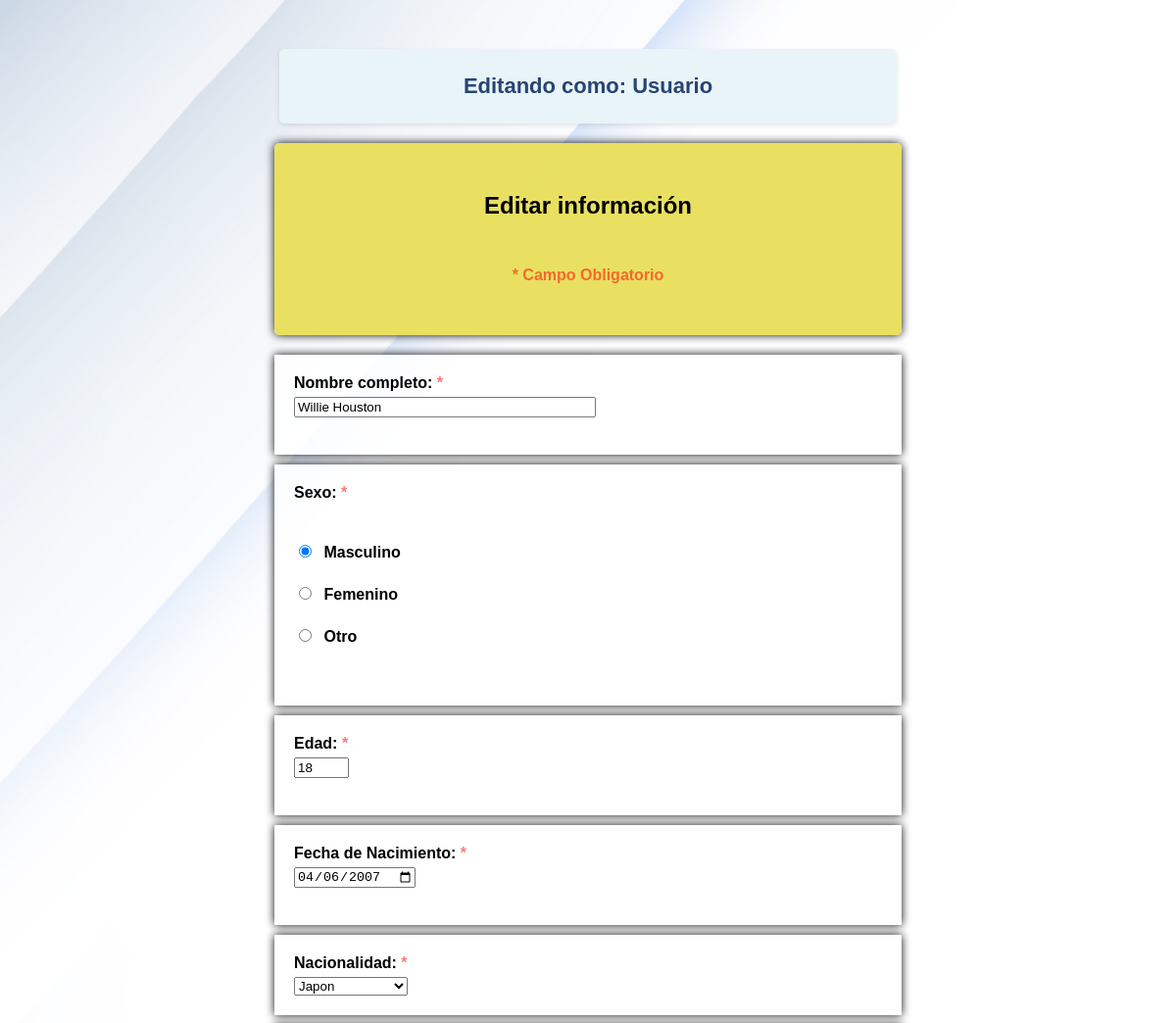
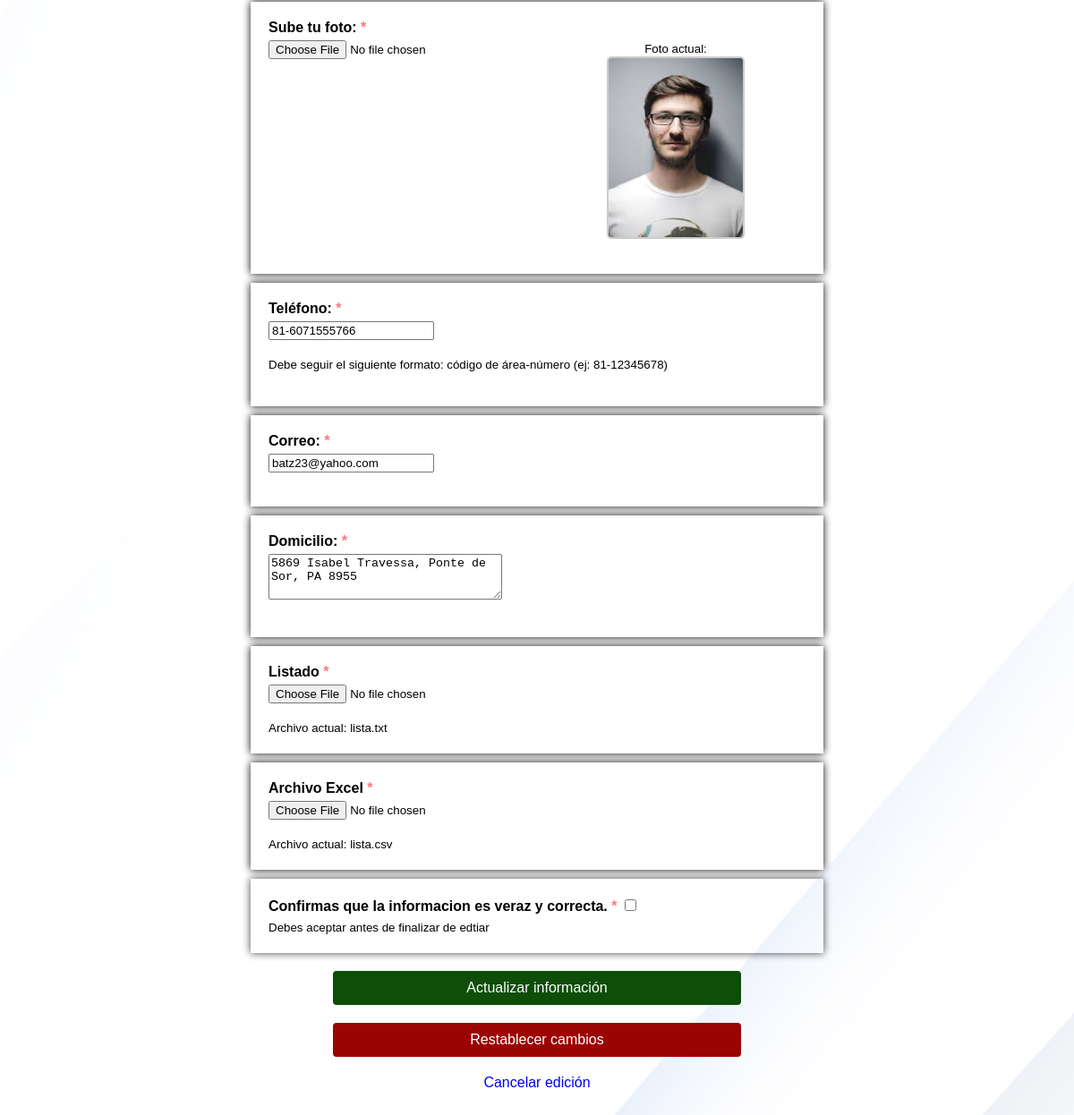
/editar_registro.php?id=1, run on the app's committed database (2 pictures, top to bottom).
### tables this page shows
CREATE TABLE `student` (
  `id_students` int(11) NOT NULL AUTO_INCREMENT,
  `nombre` varchar(50) NOT NULL,
  `id_sexo` int(11) DEFAULT NULL,
  `especifique` varchar(255) DEFAULT '',
  `edad` int(3) NOT NULL,
  `nacimiento` date NOT NULL,
  `id_paises` int(11) DEFAULT NULL,
  `telefono` varchar(14) NOT NULL,
  `correo` varchar(50) NOT NULL,
  `domicilio` varchar(255) NOT NULL,
  `foto` varchar(255) NOT NULL,
  `lista` varchar(255) NOT NULL,
  `excel` varchar(255) NOT NULL,
  `fecha_acceso` timestamp NULL DEFAULT current_timestamp(),
  `fecha_registro` timestamp NOT NULL DEFAULT current_timestamp(),
  `id_usuario_registro` int(11) DEFAULT NULL,
  `fecha_edicion` timestamp NULL DEFAULT NULL,
  `id_usuario_editor` int(11) DEFAULT NULL,
  `visible` int(11) NOT NULL DEFAULT 1,
  `fecha_borrado` timestamp NOT NULL DEFAULT current_timestamp(),
  `id_usuario_borrador` int(11) DEFAULT NULL,
  PRIMARY KEY (`id_students`),
  KEY `id_paises` (`id_paises`),
  KEY `id_sexo` (`id_sexo`),
  CONSTRAINT `student_ibfk_1` FOREIGN KEY (`id_paises`) REFERENCES `paises` (`id_paises`) ON DELETE CASCADE ON UPDATE CASCADE,
  CONSTRAINT `student_ibfk_2` FOREIGN KEY (`id_sexo`) REFERENCES `sexo` (`id_sexo`) ON DELETE CASCADE ON UPDATE CASCADE
);

### editar_registro.php (the view, shortened to what this page needs)
<?php
require_once 'conn.php';
$conn = new mysqli($servername, $username, $db_password, $dbname, $port);
$conn->set_charset("utf8mb4");
$student_id = isset($_GET['id']) ? intval($_GET['id']) : 0;
$sql = "SELECT * FROM student WHERE id_students = $student_id";
$result = $conn->query($sql);
$student = $result->fetch_assoc();
$sexo_map = [
    1 => 'Masculino',
    2 => 'Femenino',
    3 => 'Otro'
];
$paises_map = [
    1 => 'Alemania',
    2 => 'Brazil',
    3 => 'Canada',
    4 => 'China',
    5 => 'Estados Unidos',
    6 => 'India',
    7 => 'Indonesia',
    8 => 'Japon',
    9 => 'Mexico',
    10 => 'Rusia'
];
$sexo_valor = $sexo_map[$student['id_sexo']] ?? 'Masculino';
$pais_valor = $paises_map[$student['id_paises']] ?? 'Mexico';
$especifique_valor = $student['especifique'] ?? "";
?>
<!DOCTYPE html>
<html lang="es">
<head>
    <link rel="stylesheet" href="style.css" media="screen" />
</head>
<body>
    <?php
    $usuario_actual = isset($_SESSION["usuario"]) ? htmlspecialchars($_SESSION["usuario"]) : 'Usuario';
    ?>
    <div class="user-header">
        <h2>Editando como: <strong><?php echo $usuario_actual; ?></strong></h2>
    </div>
    <form action="gestion.php?action=actualizar" method="post" enctype="multipart/form-data" autocomplete="off"
        class="needs-validation" novalidate>
        <div class="form-container">
            <h2>Editar información</h2>
            <h2><span class="error">* Campo Obligatorio</span></h2>
        </div>
        <div class="form-box">
            <label for="nombre">
                Nombre completo: <span class="error">*</span><br /></label>
            <input type="text" class="form-control" id="nombre" name="nombre"
                value="<?php echo htmlspecialchars($student['nombre']); ?>" required /><br /><br />
        </div>
        <div class="form-box">
            <label for="sexo"> Sexo: <span class="error">*</span><br /></label>
            <br /><br />
            <label class="radio-label">
                <input type="radio" id="S1" name="sexo" value="Masculino" <?php echo ($sexo_valor == 'Masculino') ? 'checked' : ''; ?> required />
                <span class="radio-text">Masculino</span> </label><br />
            <label class="radio-label">
                <input type="radio" id="S2" name="sexo" value="Femenino" <?php echo ($sexo_valor == 'Femenino') ? 'checked' : ''; ?> />
                <span class="radio-text">Femenino</span> </label><br />
            <label class="radio-label">
                <input type="radio" id="S3" name="sexo" value="Otro" <?php echo ($sexo_valor == 'Otro') ? 'checked' : ''; ?> />
                <span class="radio-text">Otro</span> </label><br />
                name="especifique" value="<?php echo htmlspecialchars($especifique_valor); ?>" <?php echo ($sexo_valor == 'Otro') ? 'required' : ''; ?> /><br />
        </div>
        <div class="form-box">
            <label for="age"> Edad: <span class="error">*</span><br /></label>
            <input type="number" id="age" name="age" min="1" max="99" value="<?php echo $student['edad']; ?>"
                required /><br /><br />
        </div>
        <div class="form-box">
            <label for="bday">
                Fecha de Nacimiento: <span class="error">*</span><br /></label>
            <input type="date" id="bday" name="bday" value="<?php echo $student['nacimiento']; ?>"
                required /><br /><br />
        </div>
        <div class="form-box">
            <label for="country" class="col-sm-3 control-label">Nacionalidad: <span class="error">*</span><br /></label>
            <div class="col-12">
                <select id="country" name="country" class="form-control" onchange="actualizarFormatoTelefono()">
                    <option value="Japon" <?php echo ($pais_valor == 'Japon') ? 'selected' : ''; ?>>Japon</option>
                </select>
            </div>
        </div>
        <div class="form-box">
            <label for="photo">
                Sube tu foto: <span class="error">*</span><br />
            </label>
            <div class="photo-container">
                <div class="photo-upload">
                    <input type="file" id="photo" name="photo" accept="image/*" />
                </div>
                <div class="photo-example">
                    <small>Foto actual:</small><br />
                    <img src="<?php echo $student['foto']; ?>" alt="Foto actual" width="150" height="200" />
                </div>
            </div>
        </div>
        <div class="form-box">
            <label for="phone"> Teléfono: <span class="error">*</span><br /></label>
            <input type="tel" id="phone" name="phone" placeholder="000-00000000" pattern="[0-9]{3}-[0-9]{7,11}"
                maxlength="15" value="<?php echo htmlspecialchars($student['telefono']); ?>" required /><br /><br />
            <small id="phoneHelp">Debe seguir el siguiente formato: extensión-número (ej:
                473-1234567)</small><br /><br />
        </div>
        <div class="form-box">
            <label for="correo"> Correo: <span class="error">*</span><br /></label>
            <input type="email" id="correo" name="correo" placeholder="ejemplo@hotmail.com" aria-label="correo"
                aria-describedby="basic-addon1" value="<?php echo htmlspecialchars($student['correo']); ?>"
                required /><br /><br />
        </div>
        <div class="form-box">
            <label for="domicilio">
                Domicilio: <span class="error">*</span><br />
            </label>
            <textarea id="domicilio" name="domicilio" rows="3" cols="30"
                required><?php echo htmlspecialchars($student['domicilio']); ?></textarea><br /><br />
        </div>
        <div class="form-box">
            <label for="list"> Listado <span class="error">*</span><br /> </label>
            <input type="file" id="list" name="list" accept=".txt" /><br /><br />
            <small>Archivo actual: <?php echo basename($student['lista']); ?></small>
        </div>
        <div class="form-box">
            <label for="excel">
                Archivo Excel <span class="error">*</span><br />
            </label>
            <input type="file" id="excel" name="excel" accept=".xlsx, .csv" /><br /><br />
            <small>Archivo actual: <?php echo basename($student['excel']); ?></small>
        </div>
        <div class="col-12">
            <div class="form-check">
                <label class="form-check-label" style="color:rgba(0, 0, 0, 1);" for="invalidCheck">
                    Confirmas que la informacion es veraz y correcta.
                    <span class="error">*</span>
                    <input class="form-check-input" type="checkbox" value="" id="invalidCheck" required />
                </label>
                <small style="color:rgba(0, 0, 0, 1);">Debes aceptar antes de finalizar de edtiar</small>
            </div>
        </div>
        <div style="text-align: center; margin-top: 20px;">
        <input type="submit" value="Actualizar información" />
        <input type="reset" value="Restablecer cambios" />
        <a href="students.php" class="form-group">Cancelar edición</a>
        </div>
    </form>
    <br /><br />
</body>
</html>

### style.css (style rules this page uses)
#nombre { width: 300px; }
body { font-family: Arial, sans-serif; margin: 10px; padding: 20px; background-image: url('templates/White.jpg'); background-size: cover; background-position: center; background-repeat: no-repeat; background-attachment: fixed; }
.form-container { max-width: 600px; margin: 20px auto; padding: 20px; background-color: rgba(233, 224, 93, 0.973); border-radius: 5px; box-shadow: 0 0 10px rgba(0, 0, 0, 0.959); text-align: center; }
.form-box { max-width: 600px; margin: 10px auto; padding: 20px; background-color: rgba(255, 255, 255, 0.829); border-radius: 1px; box-shadow: 0 0 10px rgba(0, 0, 0, 0.973); text-align: justify; }
.photo-container { display: flex; align-items: flex-start; gap: 20px; margin-bottom: 15px; }
.photo-upload { flex: 1; }
.photo-example { flex: 1; text-align: center; }
.photo-example img { border: 2px solid #ccc; border-radius: 5px; }
h2 { text-align: center; color: #000000; }
.form-check { color: #f0f0f0; max-width: 600px; margin: 10px auto; padding: 20px; background-color: rgba(255, 255, 255, 0); border-radius: 1px; box-shadow: 0 0 10px rgba(0, 0, 0, 0.745); text-align: justify; }
.form-group { margin-bottom: 15px; }
label { display: block; margin-bottom: 5px; font-weight: bold; }
.radio-label input[type="radio"] { margin-right: 8px; }
.radio-text { cursor: pointer; }
input[type="submit"] { display: block; margin: 20px auto; width: 40%; padding: 10px; background-color: #0e4e08; color: rgb(255, 255, 255); border: none; border-radius: 4px; box-shadow: 0 0 10px #51b815(0, 0, 0, 1); cursor: pointer; font-size: 16px; text-align: center; }
input[type="reset"] { display: block; margin: 20px auto; width: 40%; padding: 10px; background-color: #9c0303; color: rgb(255, 255, 255); border: none; border-radius: 4px; box-shadow: 0 0 10px #c45b5b(0, 0, 0, 1); cursor: pointer; font-size: 16px; text-align: center; }
.error { color: rgba(255, 0, 0, 0.534); margin-bottom: 15px; font-size: medium; }
a { background-color: transparent; text-decoration: none; }
h2 { background-color: rgba(0, 0, 0, 0); padding: 10px; border-radius: 5px; text-align: center; }
.user-header { max-width: 600px; margin: 20px auto; text-align: center; padding: 20px; margin-bottom: 20px; background-color: transparent; }
.user-header h2 { color: #000; font-size: 22px; margin: 0; }
.user-header { text-align: center; padding: 15px; margin-bottom: 20px; background-color: #c3e0e5; border-radius: 5px; box-shadow: 0 2px 5px rgba(0, 0, 0, 0.1); }
.user-header h2 { color: #274472; font-size: 22px; margin: 0 0 10px 0; }
.user-header { text-align: center; padding: 15px; margin-bottom: 20px; background-color: #e8f4f8; border-radius: 5px; box-shadow: 0 2px 5px rgba(0, 0, 0, 0.1); }
.user-header h2 { color: #274472; font-size: 22px; margin: 0; font-weight: bold; }

### data on the page
student: nombre "Willie Houston", id_sexo "☑ Masculino", id_sexo "☐ Femenino", id_sexo "☐ Otro", age "18", bday "04/06/2007", country "Japon", foto (picture), phone "81-6071555766", correo "batz23@yahoo.com", domicilio "5869 Isabel Travessa, Ponte de Sor, PA 8955", lista "lista.txt", excel "lista.csv"

### other printed values
$usuario_actual "Usuario"
